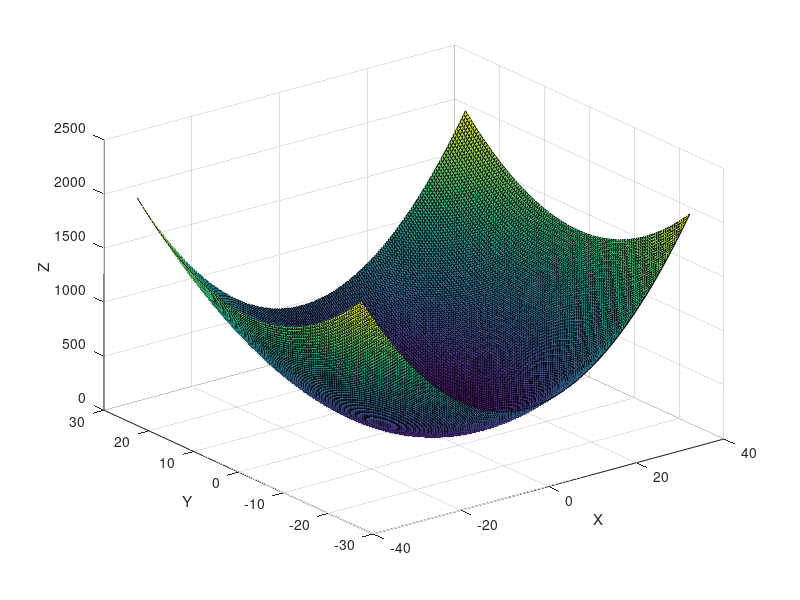

Recreate this plot in MATLAB. (Note: this script raises an error after producing the figure.)
Wcore = [40,40,40,40,40];
Wcopper = [10 20 60 120 148]./2;
X = (Wcore./Wcopper).^(1/2);
x = [0.25 0.5 0.75 1 1.1]; 
A = (1000.*x)*.8;
E = (A./(A + Wcopper + Wcore))*100;
%%
[x,y] = meshgrid(-37.5:.4:37.5, -25:.4:25);
u = x.^2 + y.^2;
surf(x,y,u);
xlabel('X');
ylabel('Y');
zlabel('Z');
%%
syms x
F = ((79.8/2000)*x)^2 + ((60.18*x + 1800)/2000)^2 - 1;
ezplot(F,[-30 10]);
grid on;
%%
M = [0.02 3.2 7.1 10.25 14.5 22 26 31.7 33.2 33.5 30 28 22 18 28 22 18 14 10 7 4 2 1]./0.4;
N = uint8(M);
F = [18 25 85 150 200 300 500 700 900 1000 1200 1500 1700 2000 2500 4000  5000 7000 10000 150000 25000 50000 100000]./25;
F = uint8(F);
P = int16([88 85 76.5 65 59.6 47 28 14 6.6 2.05 -4.13 -14.13 -17.63 -25.73 -32.40]./2);
%%
syms t w
F = exp(-(t^2));
X = fourier(F,w);
Y = X * -1i*sign(w);
Z = simplify(ifourier(Y,t));
%%
syms s 
X1 = 1 + 0.765*s + s^2;
X2 = 1 + 1.848*s + s^2;
Y = X1 * X2;
%%
x = [1:1000];
y = log(x);
plot(x,y);
%%
I1 = [1.24 1.20 1.10 1.00 0.90 0.70 0.60 0.50 0.30];
Rpm1 = [1210 1218 1240 1286 1316 1400 1490 1594 2054];
plot(I1,Rpm1);
hold on;
I2 = [1.20 1.10 1.00 0.90 0.70 0.60 0.50 0.40 0.30];
Rpm2 = [1118 1138 1162 1192 1226 1350 1432 1600 1914];
plot(I2,Rpm2)
%%
Rpm1 = [1448 1398 1248 1134 1006 948 825 701 642];
Rpm2 = [1502 1444 1318 1186 1054 988 864 725 668];
V = [230 220 200 180 160 150 130 110 100];
plot(V,Rpm1);
hold on;
plot(V,Rpm2);